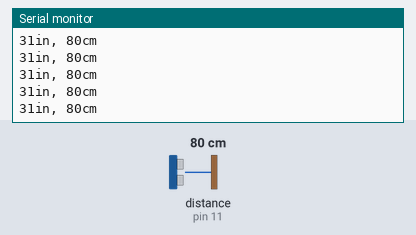
Bench run of a sketch on a simulated Arduino Uno, built with avr-gcc and run on an emulated ATmega328P. On the bench: the last lines printed to the serial monitor. Wiring (inferred from the names in the program): ultrasonic range finder: trigger pin 10; echo pin 11. The test bench sets the inputs (shaded band); at power-on: distance to the obstacle (sensor on pin 11) 80 cm. The echo pulse lasts 58.3 µs per cm.

Above: at 1.2 s.
1.3 s: distance to the obstacle (sensor on pin 11) set to 2 cm
At 1.38 s:
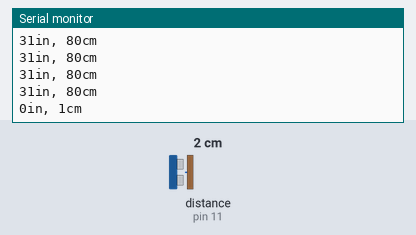
4.3 s: distance to the obstacle (sensor on pin 11) set to 4 cm
At 4.3 s:
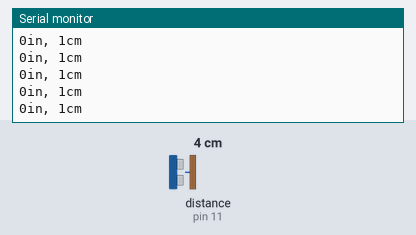
5.8 s: distance to the obstacle (sensor on pin 11) set to 35 cm
At 5.82 s:
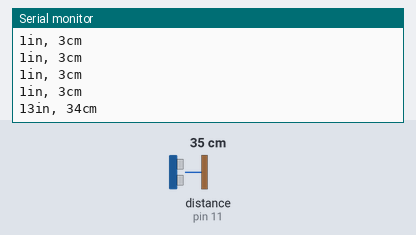
Timing chart, 0 to 8.8 s (numbered marks = the images above; inputs shaded):
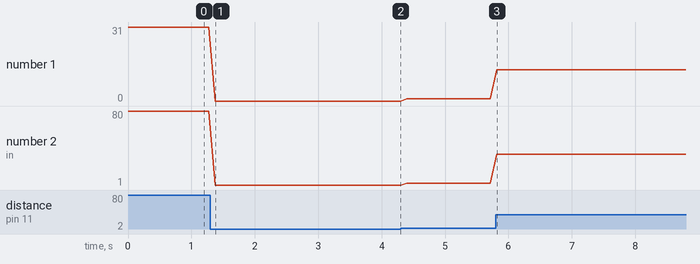

The sketch:

sketch_sep12a.ino
```cpp
int trig=10;
int echo=11;
void setup()
{
  Serial.begin(9600);
}

void loop()
{
   long duration, inches, cm;
   pinMode(trig, OUTPUT);
   digitalWrite(trig, LOW);
   delayMicroseconds(2);
   digitalWrite(trig, HIGH);
   delayMicroseconds(10);
   digitalWrite(trig, LOW);
   pinMode(echo, INPUT);
   duration = pulseIn(echo, HIGH);
   inches = mi(duration);
   cm = mc(duration);
   Serial.print(inches);
   Serial.print("in, ");
   Serial.print(cm);
   Serial.print("cm");
   Serial.println();
   delay(100);
}
long mi(long microseconds) {
   return microseconds / 74 / 2;
}

long mc(long microseconds) {
   return microseconds / 29 / 2;
}
```

Measured:
- after the input at 1.3 s, the serial monitor: prints a new line after 0.07 s (image 1)
- after the input at 5.8 s, the serial monitor: prints a new line at once (image 3)
- plotted number 1: 31 → 0 after the input at 1.3 s, 1 → 13 after the input at 5.8 s
- plotted number 2: 80 → 1 after the input at 1.3 s, 1 → 3 after the input at 4.3 s, 3 → 34 after the input at 5.8 s
